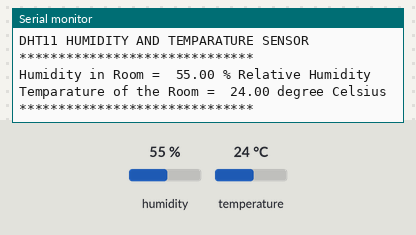
This sketch was run on a simulated Arduino Uno, built with avr-gcc and run on an emulated ATmega328P. Shown: the last lines printed to the serial monitor. The inputs (shaded band) are chosen by the test bench; at power-on: humidity 55 %, temperature 24 °C.

Above: at 1.2 s.
1.3 s: humidity set to 22 %
4.3 s: temperature set to 12 °C
At 5.3 s:
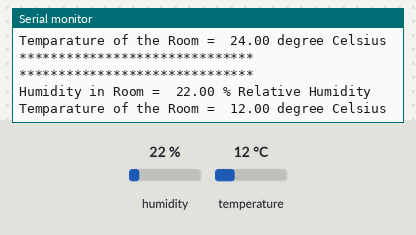
7.3 s: humidity set to 40 %
At 11.7 s:
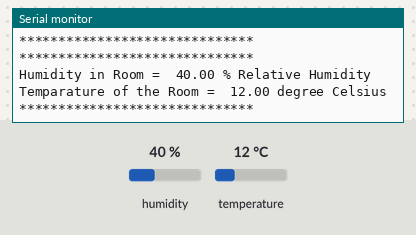
Timing chart, 0 to 13.2 s (numbered marks = the images above; inputs shaded):
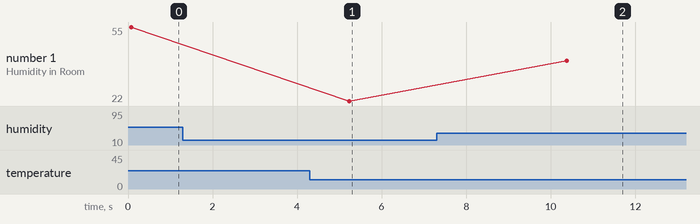

Measured:
- after the input at 4.3 s, the serial monitor: prints a new line after 0.98 s (image 1)
- after the input at 7.3 s, the serial monitor: prints a new line after 3.1 s (image 2)
- plotted number 1: 22 → 40 after the input at 7.3 s

The sketch:

dht11_humidity_sensor.ino
```cpp
/*
DHT11 HUMIDITY SENSOR

Connect the Pin 1 of the DHT11 to +5V on the Arduino
Connect the Pin 2 of the DHT11 to A2 on the Arduino
Connect the Pin 3 of the DHT11 is not used
Connect the Pin 4 of the DHT11 to GND on the Arduino

*/
/* Include the library for using the DHT Sensor */
#include <dht11.h>

/*
Define the Pin of Humidity Sensor LDR
which is attached to A2 on Arduino
*/
int dht11Pin= A2;

/* Global Varibales to store the humidity value */
float humidity;

/* Global Varibales to store the humidity value */
float temperature;

/* Global Variable to access the library functions */
dht11 myDHTSensor;

/*
This function is called only once in lifetime
Will be called again when the RED RESET button is pressed on the Arduino
*/
void setup()
{
      // Setup the connection speed to Serial Monitor and Arduino Board
      // 9600 bits of data per second
      Serial.begin(9600);

      // Setting the Pin Mode for the Sensor attached, either INPUT or OUTPUT
      pinMode(dht11Pin, INPUT);

      // Print the output on the Serial Monitor
      Serial.println("DHT11 HUMIDITY AND TEMPARATURE SENSOR");
}

/*
This function is called in a loop again and again by Arduino infinitely
untill the RED RESET button is not pressed
*/
void loop()
{
        // Call the function to get the sensor value and store in our global variable
        humidity = getDhtHumidity (dht11Pin);

        // Call the function to get the sensor value and store in our global variable
        temperature = getDhtTemperature (dht11Pin);

        // Print the output on the Serial Monitor
        Serial.println("");
        Serial.println("******************************");

        Serial.print("Humidity in Room =  ");
        Serial.print(humidity);
        Serial.println(" % Relative Humidity");

        Serial.print("Temparature of the Room =  ");
        Serial.print(temperature);
        Serial.println(" degree Celsius");


        Serial.println("******************************");
        Serial.println("");

        // Delay of 5 sec to take the sensor value again
        delay(5000);
}


/*********** Humidity Read function*********/
float getDhtHumidity(int dht11Pin)
{
         // Read the sensor value using the dht library read function
        myDHTSensor.read(dht11Pin);

        // After reading the value which is stored in the library variable
        return (float)myDHTSensor.humidity;
}

float getDhtTemperature(int dht11Pin)
{
         // Read the sensor value using the dht library read function
        myDHTSensor.read(dht11Pin);

        // After reading the value which is stored in the library variable
        return (float)myDHTSensor.temperature;
}


/*
      DHT11 Sensor

      Humidity Range: 20-90% RH
      Humidity Accuracy: ±5% RH
      Temperature Range: 0-50 °C
      Temperature Accuracy: ±2% °C
      Operating Voltage: 3V to 5.5V

*/
```
